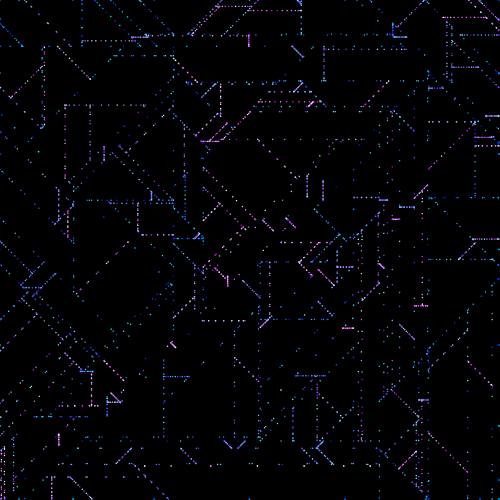
Frame 1 (no input)
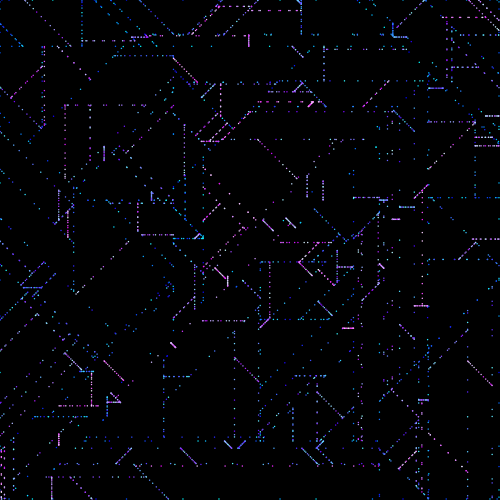
Frame 60 (the mouse pressed at the canvas centre just before this capture)
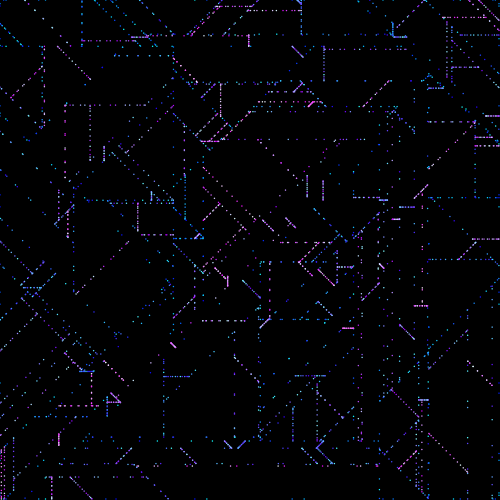
Frame 120 (the mouse held since frame 60 and released just before this capture)

The Processing sketch that drew these frames (run headless with seeded random() and noise(); from frame 60 on, the mouse is pressed at the canvas centre):

// Processing sketch: digitalAntFarm
// ── digitalAntFarm.pde
int nLines = 256;
int nAngles = 8;
float angleInc = 1.0 / 256.0;
float minLineSize = 4;

ArrayList<PVector> points;
ArrayList<LineSegment> lines;
Phasor anglePhasor;

class LineSegment {
  PVector v1, v2;
  int index = 0;

  LineSegment(float x1, float y1, float x2, float y2) {
    v1 = new PVector(x1, y1);
    v2 = new PVector(x2, y2);
  }

  LineSegment(PVector v1, PVector v2) {
    this.v1 = new PVector(v1.x, v1.y);
    this.v2 = new PVector(v2.x, v2.y);
  }

  void draw() {
    int nCircles = 16;

    pushStyle();
    for (int i = 0; i < nCircles; i++) {
      float amt = map(sin((anglePhasor.phase + (float) index / (float) lines.size() + (float) i / nCircles) * TWO_PI), -1.0, 1.0, 0.0, 1.0);
      float x1 = lerp(v1.x, v2.x, amt);
      float y1 = lerp(v1.y, v2.y, amt);
      noStroke();
      fill((float) index / (float) lines.size() * 255, random(255), 255);
      ellipse(x1, y1, 1.5, 1.5);
    }
    popStyle();
  }
}

class Phasor {
  float inc;
  float phase;

  Phasor(float inc) {
    this.inc = inc;
  }

  void update() {
    phase += inc;

    while (phase >= 1.0) {
      phase -= 1.0;
    }
    while (phase < 0) {
      phase += 1.0;
    }
  }
}

PVector getVCoordinates(PVector v, float d, float a) {
  return new PVector(v.x + d * cos(a), v.y + d * sin(a));
}

PVector getIntersection(LineSegment linseg1, LineSegment linseg2) {
  float x1 = linseg1.v1.x;
  float y1 = linseg1.v1.y;
  float x2 = linseg1.v2.x;
  float y2 = linseg1.v2.y;
  float x3 = linseg2.v1.x;
  float y3 = linseg2.v1.y;
  float x4 = linseg2.v2.x;
  float y4 = linseg2.v2.y;
  float d = (y4 - y3) * (x2 - x1) - (x4 - x3) * (y2 - y1);

  if (d == 0) {
    return null;
  }

  float ua = ((y4 - y3) * (x3 - x1) - (x4 - x3) * (y3 - y1)) / d;
  float ub = ((y2 - y1) * (x3 - x1) - (x2 - x1) * (y3 - y1)) / d;

  if (ua < 0.0 || ua > 1.0 || ub < 0.0 || ub > 1.0) {
    return null;
  }

  return new PVector(x1 + ua * (x2 - x1), y1 + ua * (y2 - y1));
}

void setup() {
  size(500, 500);
  points = new ArrayList<PVector>();
  anglePhasor = new Phasor(angleInc);

  for (int i = 0; i < nLines; i++) {
    points.add(new PVector(random(width), random(height), ((float) (i % nAngles) / (float) nAngles) * TWO_PI));
  }
  makeLineSegments();
}

void draw() {
  noStroke();
  fill(0, 48);
  rect(0, 0, width, height);
  background(0);
  stroke(255, random(1.0) < 0.5 ? 0 : 255, 0, 128);

  for (LineSegment l : lines) {
    l.draw();
  }

  anglePhasor.update();
}

void makeLineSegments() {
  int index = 0;

  lines = new ArrayList<LineSegment>();
  lines.add(new LineSegment(0, 0, width - 1, 0));
  lines.add(new LineSegment(0, 0, 0, height - 1));
  lines.add(new LineSegment(width - 1, 0, width - 1, height - 1));
  lines.add(new LineSegment(width - 1, height - 1, 0, height - 1));

  for (PVector p : points) {
    PVector vCenter = new PVector(p.x, p.y);
    float a = p.z;
    PVector v1 = getVCoordinates(vCenter, width * 2, a);
    PVector v2 = getVCoordinates(vCenter, width * 2, a + PI);
    PVector startPoint = new PVector(-1, -1);
    PVector endPoint = new PVector(-1, -1);
    LineSegment t1 = new LineSegment(vCenter, v1);
    LineSegment t2 = new LineSegment(vCenter, v2);

    float distShortest1 = width * 2;
    float distShortest2 = width * 2;

    for (int i = 0; i < lines.size (); i++) {
      LineSegment L = (LineSegment) lines.get(i);
      PVector p1 = getIntersection(t1, L);
      PVector p2 = getIntersection(t2, L);

      if (p1 != null) {
        float distFromCenter = dist(p1.x, p1.y, vCenter.x, vCenter.y);

        if (distFromCenter < distShortest1) {
          distShortest1 = distFromCenter;
          startPoint = p1;
        }
      } else if (p2 != null) {
        float distFromCenter = dist(p2.x, p2.y, vCenter.x, vCenter.y);

        if (distFromCenter < distShortest2) {
          distShortest2 = distFromCenter;
          endPoint = p2;
        }
      }
    }

    if (dist(startPoint.x, startPoint.y, endPoint.x, endPoint.y) > minLineSize &&
      startPoint.x >= 0 && startPoint.y >= 0 && endPoint.x >= 0 && endPoint.y >= 0) {
      v1 = startPoint;
      v2 = endPoint;
      LineSegment finalLine = new LineSegment(v1, v2);
      finalLine.index = index++;
      lines.add(finalLine);
    }
  }
}
